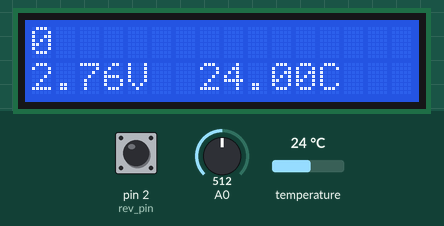
The sketch below on a simulated Arduino Uno, built with avr-gcc and run on an emulated ATmega328P. Parts: 16×2 character LCD. Inputs (shaded band) come from the test bench; at power-on: temperature 24 °C, A0 = 512, pin 2 (rev_pin) HIGH. What the sketch prints to the serial monitor is not drawn.

Above: at 1.2 s.
1.3 s: temperature set to 12 °C
At 2.5 s:
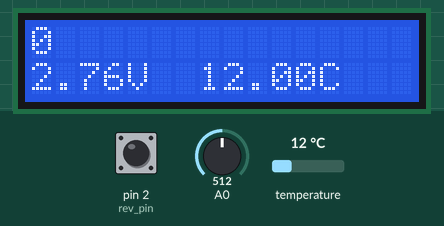
3.1 s: A0 set to 716
At 4.4 s:
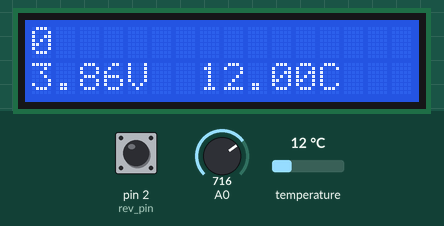
4.7 s: pin 2 (rev_pin) pulled LOW for 0.5 s
At 6.2 s:
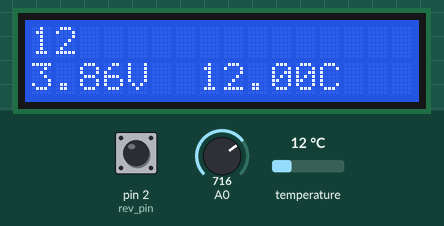
6.7 s: pin 2 (rev_pin) pulled LOW for 1 s
At 8.4 s:
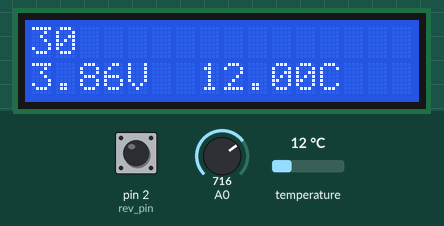
9.2 s: temperature set to 19 °C
At 10.6 s:
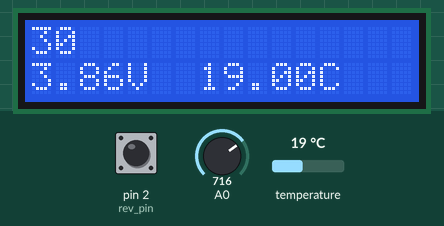
11.0 s: A0 set to 900
At 12.6 s:
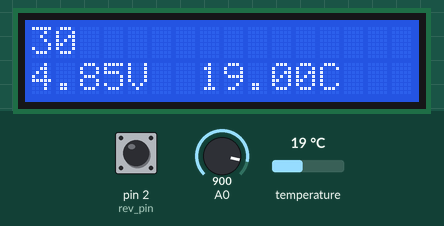
Timing chart, 0 to 13.6 s (numbered marks = the images above; inputs shaded):
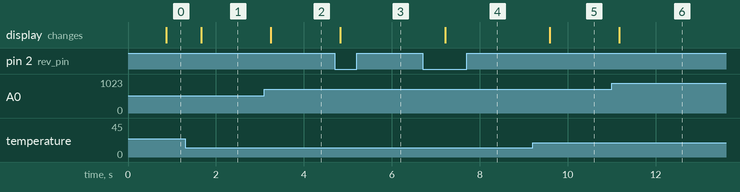

The sketch:

main2021.ino
```cpp
//lcd
#include<LiquidCrystal.h>
const int rs = 13, en = 12, d4 = 11, d5 = 10, d6 = 9, d7 = 8;
LiquidCrystal lcd(rs, en, d4, d5, d6, d7);

//temp
#include <OneWire.h>
#include <DallasTemperature.h>
#define temp_pin 7
OneWire oneWire(temp_pin);
DallasTemperature sensors(&oneWire);

//rev
#define rev_pin 2
volatile unsigned long pastres = 0;	//sensor's previous response time
volatile unsigned long nowres = 0;	//sensor's latest responce time
volatile unsigned long diff = 0;	//nowres-lastres 1rev
volatile unsigned long revolution = 0.0;

void setup(){
//lcd
	lcd.begin(16,2);
//temp
    sensors.begin();
//rev
	pinMode(rev_pin,INPUT_PULLUP);
	attachInterrupt(0,revmeter,FALLING);
//debug
	Serial.begin(115200);
}

void loop(){
//volt
    double value=analogRead(A0);
    value*=5;
    value/=1024;
    value/=1000;
    value*=1000;
    value*=1.103471;
    lcd.setCursor(0,1);	//displayposition
    lcd.print(value); lcd.print("V");
//temp
	sensors.requestTemperatures();
	float tempC = sensors.getTempCByIndex(0);
	if(tempC != DEVICE_DISCONNECTED_C){
		lcd.setCursor(7,1);	//displayposition
		lcd.print(sensors.getTempCByIndex(0));
	}
	else{
		lcd.print("ERR");
	}
	lcd.print("C");

	lcd.setCursor(0,0);	//dsiplayposition
	lcd.print(revolution);

//debug
	Serial.print(value);	Serial.print(",");	Serial.print(sensors.getTempCByIndex(0));	Serial.print(",");	Serial.print(revolution);	Serial.println();
}

void revmeter(){
  	nowres = micros();	//時間記録
	diff = nowres - pastres;
	pastres = nowres;
  	revolution = 60000000.0 / diff;
}
```

Measured:
- after the input at 1.3 s, the display: changes after 0.36 s (image 1)
- after the input at 3.1 s, the display: changes after 0.15 s (image 2)
- after the input at 4.7 s, the display: changes after 0.13 s (image 3)
- after the input at 6.7 s, the display: changes after 0.51 s (image 4)
- after the input at 9.2 s, the display: changes after 0.39 s (image 5)
- after the input at 11.0 s, the display: changes after 0.18 s (image 6)
